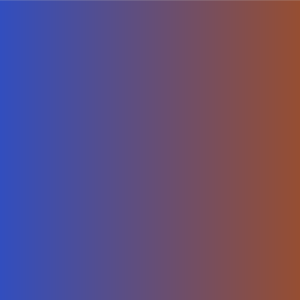
Frame 1 (no input)
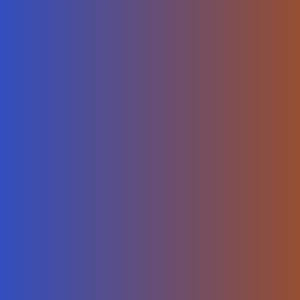
Frame 60 (the mouse pressed at the canvas centre just before this capture)
Frame 120 (the mouse held since frame 60 and released just before this capture): identical to frame 60, image omitted

The Processing sketch that drew these frames (run headless with seeded random() and noise(); from frame 60 on, the mouse is pressed at the canvas centre):

// Processing sketch: processing_22533
// ── processing_22533.pde


//using lerpcolor i created a gradient that shows color from blue to red from left to right
void setup()  {
  size(300,300);
}
//the color on the left is blue
//color right is red
color left = color(50,78,190);
color right = color(150,78,50);


void draw(){
  
  for(int v = 0; v< width; v++){
    //space is the amount between the two colors
    float space = norm(v, 0, width);
    
    
    stroke(lerpColor(left, right, space));
    line(v,0,v,height);
  }
}
    
    
    
        
